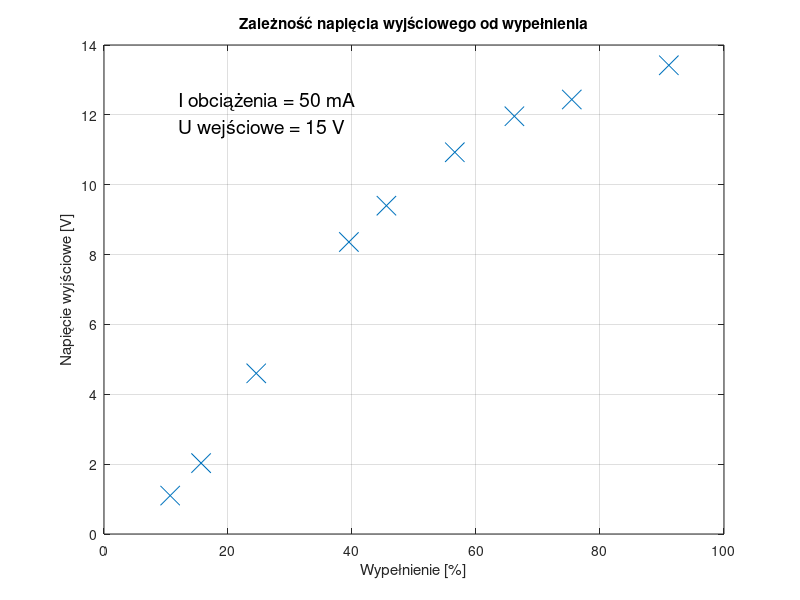

This figure's MATLAB source: (Note: this script raises an error after producing the figure.)
% ------------ STEP-DOWN ------------

% 1.
% L4, C4
% Prąd ciągły 90us ->

clr = ["#D95319" "#EDB120" "#7E2F8E" "#77AC30" "#4DBEEE" "#A2142F"];

T_1 = 112.4e-6;
Uin_1 = 15;
Iob_1 = 50e-3;
Tgora_1 = [102.4, 84.8, 74.4, 63.6, 44.4, 27.6, 17.6, 12, 51.2]*10^(-6);
Duty_1 = (Tgora_1/T_1)*100;
Uout_1 = [13.42, 12.44, 11.96, 10.93, 8.36, 4.6, 2.03, 1.1, 9.4];

prcg_1 = (90e-6/T_1)*100;

figure(1)
plot(Duty_1,Uout_1, 'LineStyle','none', 'Marker','x', 'MarkerSize',14)
grid on
ylabel("Napięcie wyjściowe [V]")
xlabel("Wypełnienie [%]")
title("Zależność napięcia wyjściowego od wypełnienia")
text(12,12, {"I obciążenia = 50 mA ","U wejściowe = 15 V"}, 'FontSize',14)
xline(prcg_1)
text(50, 3,"  Prąd ciągły \rightarrow", "FontSize",14)


% 2. 
% L4, C4
% Prąd ciągły 55.3mA ->

Uin_2 = 15;
T_2 = 112.4e-6;
Tgora_2 = 83.2e-6;
Duty_2 = (Tgora_2/T_2)*100;

Uout_2 = [12.49, 12.33, 12.12, 11.89, 11.42, 10.67, 10.51, 10.38, 10.28];
Iout_2 = [44.8, 49, 56.3, 65.1, 73.6, 86.8, 115.7, 154, 185.9];%*10^(-3);

figure(2)
plot(Iout_2,Uout_2, 'LineStyle','none', 'Marker','x', 'MarkerSize',14)
grid on
ylabel("Napięcie wyjściowe [V]")
xlabel("Prąd obciążenia [mA]")
title("Zależność napięcia wyjścia od prądu obciążenia")
text(120,12, {"Wypełnienie = 74 % ","U wejściowe = 15 V"}, 'FontSize',14)
xline(55.3)
text(57, 11,"Prąd ciągły \rightarrow", "FontSize",14)

% 3.1
% L4, C4
% Prąd ciągły 61mA ->
Uin_3 = 12;
T_3 = 113.6e-6;
Uout_3_1 = 8.64;
Tgora_3_1 = [53.6, 59.2, 62, 68.4, 83.6, 84.4, 86.4, 87.6]*10^(-6);
Duty_3_1 = 100*Tgora_3_1/T_3;
Iout_3_1 = [30.9, 36.7, 42.6, 54.3, 71.2, 94, 135.2, 183];%*10^(-3);

% 3.2
% Prąd ciągły 83mA ->
Uout_3_2 = 6;
Tgora_3_2 = [30, 33.2, 34.4, 38, 42.8, 46.8, 54, 57.2, 60.8, 63.2]*10^(-6);
Iout_3_2 = [21.5, 25.6, 29.4, 37.7, 46.2, 58.1, 75, 85.3, 106.8, 181.6];%*10^(-3);
Duty_3_2 = 100*Tgora_3_2/T_3;

% 3.3
% Prąd ciągły 73.6mA ->
Uout_3_3 = 4.2;
Tgora_3_3 = [18.8, 29.4, 22.8, 24.8, 28, 30, 34, 38.8, 43.6, 45.6]*10^(-6);
Iout_3_3 = [25.3, 17.9, 22.7, 28.11, 33.9, 38.3, 50.6, 65.4, 83.5, 108.8];%*10^(-3);
Duty_3_3 = 100*Tgora_3_3/T_3;

% 3.4
% Prąd ciągły 70mA ->
Uout_3_4 = 3;
Tgora_3_4 = [12, 14, 14.8, 16.4, 18.8, 22.4, 26.4, 30, 32, 32.8, 32.4]*10^(-6);
Iout_3_4 = [10.6, 14, 16.8, 20.7, 25.4, 35.9, 49.1, 63.7, 69.5, 103.9, 77.5];%*10^(-3);
Duty_3_4 = 100*Tgora_3_4/T_3;

figure(3)
plot(Duty_3_1,Iout_3_1, 'LineStyle','none', 'Marker','x', 'MarkerSize',14, 'Color',clr(1))
hold on
plot(Duty_3_2,Iout_3_2, 'LineStyle','none', 'Marker','x', 'MarkerSize',14, 'Color',clr(2))
plot(Duty_3_3,Iout_3_3, 'LineStyle','none', 'Marker','x', 'MarkerSize',14, 'Color',clr(3))
plot(Duty_3_4,Iout_3_4, 'LineStyle','none', 'Marker','x', 'MarkerSize',14, 'Color',clr(4))
ylabel("Prąd obciążenia [mA]")
xlabel("Wypełnienie [%]")
title("Zależność prądu obciążenia od wypełnienia")
grid on
yline(61,'Color',clr(1))
yline(83, 'Color',clr(2))
yline(73.6,'Color',clr(3))
yline(70,'Color',clr(4))
legend("Uout = 8,64 [V]","Uout = 6 [V]", "Uout = 4,2 [V]","Uout = 3 [V]",'','','','','Location','northwest' )
text(20,120,'Prąd ciągły \uparrow', 'FontSize',14)


% 4.1
% L1, C1
T_4 = 113.6e-6;
Uin_4 = 12;
Tgora_4 = 83e-6;
Iout_4_1 = [22.3, 26, 28.8, 35.4, 44.1, 55.8, 81, 126]*10^(-3);
A_4_1 = [102, 110, 118, 122, 128, 130, 152, 152]*10^(-3); % tętnienia
Duty_4 = Tgora_4*100/T_4;

% 4.2
% L1, C2
% Prąd nieciągły
Iout_4_2 = [41.8, 50.5, 64.6, 91.7, 126.2, 167.8];%*10^(-3);
A_4_2 = [252, 284, 348, 468, 612, 764]*10^(-3);
Uout_4_2 = [11.63, 11.55, 11.44, 11.22, 10.96, 10.65];

% 4.3
% L1, C3
% Prąd nieciągły
Iout_4_3 = [42, 50.6, 65.2, 82, 101.2, 144.7, 123.1];%*10^(-3);
A_4_3 = [476, 552, 684, 836, 1000, 1400, 1230]*10^(-3);
Uout_4_3 = [11.68, 11.61, 11.51, 11.39, 11.26, 10.96, 11.11];

% 4.4
% L1, C4
Iout_4_4 = [42, 52.7, 60, 76.2, 98.4, 165.6];%*10^(-3);
A_4_4 = [2.64,3.20, 3.44, 4.12, 4.92, 6.88];
Uout_4_4 = [11.69, 11.6, 11.55, 11.43, 11.25, 10.75];

% 4.5
% L1, C4
Iout_4_5 = [32.5, 42.5, 56.5, 78.6, 100.4, 101.6];%*10^(-3);
A_4_5 = [290, 320, 350, 374, 402, 412]*10^(-3);
Uout_4_5 = [9.04, 8.36, 8.12, 8.05, 7.92, 7.85];

figure(4)
plot(Iout_4_5,100*A_4_5./Uout_4_5, 'LineStyle','none', 'Marker','x', 'MarkerSize',14, 'Color',clr(1))
hold on
plot(Iout_4_2,100*A_4_2./Uout_4_2, 'LineStyle','none', 'Marker','x', 'MarkerSize',14, 'Color',clr(2))
plot(Iout_4_3,100*A_4_3./Uout_4_3, 'LineStyle','none', 'Marker','x', 'MarkerSize',14, 'Color',clr(3))
%plot(Iout_4_4,100*A_4_4./Uout_4_4, 'LineStyle','none', 'Marker','x', 'MarkerSize',14, 'Color',clr(4))
xlabel("Prąd obciążenia [mA]")
ylabel("Wspólczynnik tętnień [%]")
grid on
legend("C4", "C2","C3", "Location","northwest")
title("Zależność współczynnika tętnień od prądu obciążenia")
text(30,8,{"Wypełnienie = 73 %","Częstotliwość = 8,8 kHz"},'FontSize',14)



% 5.1
% C1
Iout_5 = 73e-3;
f_5_1 = [6.35, 7.39, 9.7, 13.92, 18.43, 29.19, 48, 110];%*10^3;
A_5_1 = [372, 348, 300, 232, 197, 162, 110, 52]*10^(-3);
Uout_5_1 = [11.05, 10.93, 10.68, 10.21, 9.75, 9.05, 7.33, 5.8];


% 5.2
% C2
f_5_2 = [6.35, 7.42, 9.15, 14.62, 21.73, 36.32, 110];%*10^3;
A_5_2 = [716, 636, 528, 348, 232, 151, 52]*10^(-3);
Uout_5_2 = [11.17, 11.02, 10.81, 10.18, 9.47, 8.23, 5.81];

% 5.3
% C3
f_5_3 = [6.35, 8.1, 11.5, 17, 28, 46.3, 110];%*10^3;
A_5_3 = [1500, 1180, 812, 552, 338, 176, 66]*10^(-3);
Uout_5_3 = [11.37, 11.07, 10.62, 10.03, 9.05, 7.62, 5.82];

% 5.4
% C4
f_5_4 = [6.35, 7.3, 10, 15.4, 25.56, 59.2 110];%*10^3;
A_5_4 = [8640, 6040, 4020, 2670, 930, 570, 256]*10^(-3);
Uout_5_4 = [10.3, 11.05, 11.2, 10.53, 9.51, 7.41, 5.82];


figure(5)
plot(f_5_1,100*A_5_1./Uout_5_1, 'LineStyle','-.', 'Marker','x', 'MarkerSize',10, 'Color',clr(1))
hold on
plot(f_5_2,100*A_5_2./Uout_5_2, 'LineStyle','-.', 'Marker','x', 'MarkerSize',10, 'Color',clr(2))
plot(f_5_3,100*A_5_3./Uout_5_3, 'LineStyle','-.', 'Marker','x', 'MarkerSize',10, 'Color',clr(3))
plot(f_5_4,100*A_5_4./Uout_5_4, 'LineStyle','-.', 'Marker','x', 'MarkerSize',10, 'Color',clr(4))
xlabel("Częstotliwość [kHz]")
ylabel("Wspólczynnik tętnień [%]")
grid on
legend("C1", "C2","C3","C4", "Location","northwest")
title("Zależność współczynnika tętnień od częstotliwości")
text(40,40,{"Prąd obciążenia = 73 mA"},'FontSize',14)


% 6.1
T_6 = 95.2e-6;
Iout_6 = 60.5e-3;
Uin_6 = 12;
Tgora_6_1 = [14.4, 36, 64, 77.6, 86]*10^(-6);
A_6_1 = [156, 284, 192, 156, 116]*10^(-3);
Uout_6_1 = [3.05, 9.58, 11.19, 11.44, 11.53];

% 6.2
Tgora_6_2 = [13.6, 30.4, 56, 76.8, 83.2]*10^(-6);
A_6_2 = [1720, 3700, 2630, 1940, 1600]*10^(-3);
Uout_6_2 = [3.7, 10.03, 11.43, 11.62, 11.66];

figure(6)
plot(100*Tgora_6_1/T_6,100*A_6_1./Uout_6_1, 'LineStyle','-.', 'Marker','x', 'MarkerSize',10, 'Color',clr(1))
hold on
plot(100*Tgora_6_2/T_6,100*A_6_2./Uout_6_2, 'LineStyle','-.', 'Marker','x', 'MarkerSize',10, 'Color',clr(2))
xlabel("Wypełnienie [%]")
ylabel("Wspólczynnik tętnień [%]")
title("Zależność współczynnika tętnień od wypełnienia")
grid on
legend("C1", "C4", "Location","northwest")
text(40,40,{"Prąd obciążenia = 60,5 mA", "Częstotliwość = 10,5 kHz", "Napięcie wejściowe = 12 V"},'FontSize',14)


